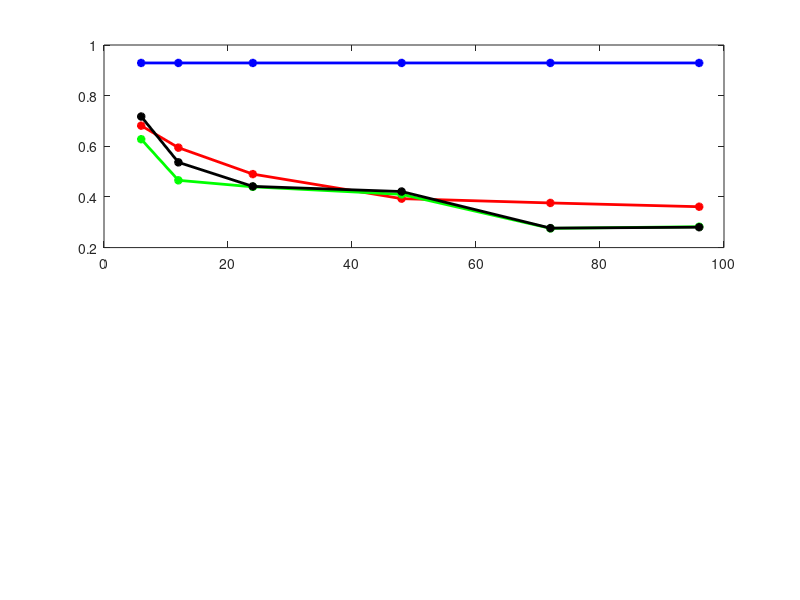

The MATLAB source for this figure: (Note: this script raises an error after producing the figure.)
%%%% record gb data
close all;
xrange=[6,12,24,48,72,96];
Kmax=5; 
L=48;
% edk=[0.929,0.692,0.526,0.497,0.524,0.557;
%     0.929,0.582,0.376,0.334,0.349,0.374;
%     0.929,0.497,0.287,0.243,0.236,0.235;
%     0.929,0.385,0.233,0.225,0.224,0.223;
%      0.929,0.343,0.222,0.225,0.227,0.227;
%       0.929,0.309,0.208,0.212,0.212,0.212;
%  ];
% esigma=[0.843,0.448,0.365,0.368,0.383,0.398;
%     0.843,0.394,0.297,0.288,0.292,0.298;
%     0.843,0.340,0.232,0.215,0.212,0.212;
%     0.843,0.276,0.179,0.168,0.166,0.166;
%        0.843,0.266,0.192,0.184,0.184,0.184;
%           0.843,0.225,0.179,0.175,0.174,0.174];
edk=[0.9291    0.6815    0.5911    0.6280    0.6792    0.7176;
     0.9291    0.5946    0.4652    0.4657    0.5061    0.5367;
     0.9291    0.4902    0.4246    0.4399    0.4425    0.4417;
     0.9291    0.3933    0.3737    0.4103    0.4192    0.4214;
     0.9291    0.3763    0.2748    0.2760    0.2768    0.2769;
     0.9291    0.3614    0.2868    0.2825    0.2810    0.2805];
esigma=[0.8429    0.5026    0.4155    0.4225    0.4372    0.4501;
    0.8429    0.4306    0.3196    0.3117    0.3184    0.3247;
    0.8429    0.3511    0.2233    0.2103    0.2079    0.2070;
    0.8429    0.2874    0.1697    0.1634    0.1629    0.1627;
    0.8429    0.2632    0.1608    0.1527    0.1515    0.1512;
    0.8429    0.2336    0.1382    0.1323    0.1313    0.1311];
    
      figure()
subplot(2,1,1)
plot(xrange,edk(:,1),'*-b','linewidth',2);hold on;
plot(xrange,edk(:,2),'*-r','linewidth',2);hold on;
plot(xrange,edk(:,4),'*-g','linewidth',2);hold on;
plot(xrange,edk(:,6),'*-k','linewidth',2);hold on;
% lgnd=legend('Initial','1 iteration','3 iterations','5 iterations');
% set(lgnd,'FontSize',12);
setgca(18)
title('Relative L_2 error of d_k','FontSize',18);
xlim([6,96])
set(gca,'XTick',[6,12,24,48,72,96])
% xticklabels({'1','20','100','100','1000'})

subplot(2,1,2)
plot(xrange,esigma(:,1),'*-b','linewidth',2);hold on;
plot(xrange,esigma(:,2),'*-r','linewidth',2);hold on;
plot(xrange,esigma(:,4),'*-g','linewidth',2);hold on;
plot(xrange,esigma(:,6),'*-k','linewidth',2);hold on;
lgnd=legend('Initial guess','1 iteration','3 iterations','5 iterations');
set(lgnd,'FontSize',14);
setgca(18)
title('Relative L_2 error of \sigma_k','FontSize',18);
xlabel('L','FontSize',18);

xlim([6,96])
set(gca,'XTick',[6,12,24,48,72,96])
% xticklabels({'1','20','100','100','1000'})

%% spectral
load allene6;allene6(:,1:end-1)=-allene6(:,1:end-1);
load allene12;allene12(:,1:end-1)=-allene12(:,1:end-1);
load allene24;allene24(:,1:end-1)=-allene24(:,1:end-1);
load allene48;allene48(:,1:end-1)=-allene48(:,1:end-1);
load allene72;allene72(:,1:end-1)=-allene72(:,1:end-1);
load allene96;allene96(:,1:end-1)=-allene96(:,1:end-1);
      figure()
plot(allene12(:,end),'*-b','linewidth',2);hold on;
plot(allene6(:,1+Nit),'*-r','linewidth',2);hold on;
% plot(allene12(:,1+Nit),'*-k','linewidth',2);hold on;
plot(allene24(:,1+Nit),'*-g','linewidth',2);hold on;
plot(allene48(:,1+Nit),'*-k','linewidth',2);hold on;
% plot(allene72(:,1+Nit),'*-g','linewidth',2);hold on;
plot(allene96(:,1+Nit),'*-c','linewidth',2);hold on;
% plot(edk(:,6),'*-k','linewidth',2);hold on;
lgnd=legend('Exact energy','L=6','L=24','L=48','L=96');
set(lgnd,'FontSize',16);
setgca(18)
xlabel('|k|','FontSize',18);
xlim([1,size(allene12,1)]);
title('energy','FontSize',18);
% xlim([6,96])
% set(gca,'XTick',[6,12,24,48,72,96])

%% relative enetropy
extf=[120.653 382.345;
    120.782 672.909;
    121.630 1128.295;
    121.787 1782.680;
    122.007 2553.548;
    121.860 2996.514];
    
estf=[ 339.136 657.349;
    220.503 839.522;
    154.737 1204.425;
     135.903 1817.760;
     130.933 2422.522;
     127.621 2842.848];

exft=[63.366 64.644;
    44.032 98.627;
    27.794 141.886;
    16.412 189.380;
    12.148 220.635;
    9.814 240.133];
esft=[63.366 118.904;
    44.032 131.746;
    27.794 156.754;
    16.412 197.031;
    12.148 224.465;
    9.814 242.124];

      figure()
subplot(2,1,1)
plot(xrange,extf(:,1),'*-b','linewidth',2);hold on;
plot(xrange,estf(:,1),'*-r','linewidth',2);hold on;

title('Signal (true vs filter)','FontSize',18);
setgca(14)
xlabel('L','FontSize',18);
set(gca,'XTick',[6,12,24,48,72,96])
xlim([6,96])

subplot(2,1,2)
plot(xrange,extf(:,2),'*-b','linewidth',2);hold on;
plot(xrange,estf(:,2),'*-r','linewidth',2);hold on;



title('Dispersion (true vs filter)','FontSize',18);
setgca(18)
xlabel('L','FontSize',18);
set(gca,'XTick',[6,12,24,48,72,96])
xlim([6,96])
lgnd=legend('True','Estimation');
set(lgnd,'FontSize',16);

figure();
subplot(2,1,1)
plot(xrange,exft(:,1),'*-b','linewidth',2);hold on;
plot(xrange,esft(:,1),'*-r','linewidth',2);hold on;

title('Signal (filter vs true)','FontSize',18);
setgca(14)
xlabel('L','FontSize',18);
set(gca,'XTick',[6,12,24,48,72,96])
xlim([6,96])

subplot(2,1,2)
plot(xrange,exft(:,2),'*-b','linewidth',2);hold on;
plot(xrange,esft(:,2),'*-r','linewidth',2);hold on;



title('dispersion (filter vs true)','FontSize',18);
setgca(18)
xlabel('L','FontSize',18);
set(gca,'XTick',[6,12,24,48,72,96])
xlim([6,96])


lgnd=legend('True','Estimation');
set(lgnd,'FontSize',16);


%% plot estimated parameter comparison with using full R and constant R
load alldkfit;load allsigmak2;load allomegakfit %%% must reload the data
figure()
subplot(2,1,1);
plot(-alldkfit(:,end-1),'*-r','linewidth',2);hold on;
plot(alldkfit(:,6),'*-g','linewidth',2);hold on
% plot(alldkfit(:,6),'*-b','linewidth',2);%%%% should reload data

setgca(18)
xlim([1,size(alldkfit,1)])
subplot(2,1,2);
plot(real(allsigmak2(:,end-1)),'*-r','linewidth',2);hold on
plot(real(allsigmak2(:,6)),'*-g','linewidth',2);hold on
% plot(real(allsigmak2(:,6)),'*-b','linewidth',2);
setgca(18)
xlim([1,size(alldkfit,1)])

lgnd=legend('Exact','update R','constant R');
set(lgnd,'FontSize',16);

%% compare reduced k and full k

load alldkfit;load allsigmak2;load allomegakfit %%% must reload the data
load redind
figure()
subplot(2,1,1);
plot(-alldkfit(redind,end-1),'*-r','linewidth',2);hold on;
plot(alldkfit(redind,6),'*-g','linewidth',2);hold on
% plot(alldkfit(redind,6),'*-b','linewidth',2);%%%% should reload data
xlim([1,length(redind)])
setgca(18)
title('d_k','FontSize',18);
subplot(2,1,2);
plot(real(allsigmak2(redind,end-1)),'*-r','linewidth',2);hold on
plot(real(allsigmak2(redind,6)),'*-g','linewidth',2);hold on
% plot(real(allsigmak2(redind,6)),'*-b','linewidth',2);
setgca(18)
xlim([1,length(redind)])
title('\omega_k','FontSize',18);
lgnd=legend('Exact','full modes','reduced modes');
set(lgnd,'FontSize',16);